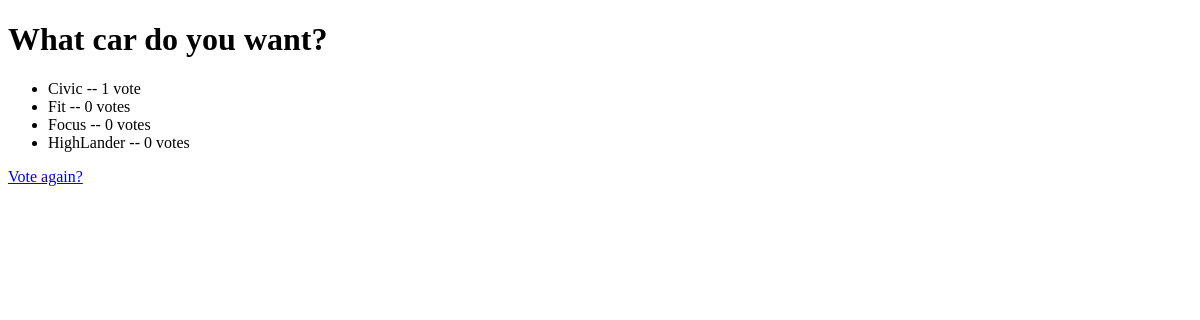
/polls/1/results/, run on an earlier commit of the app's database.
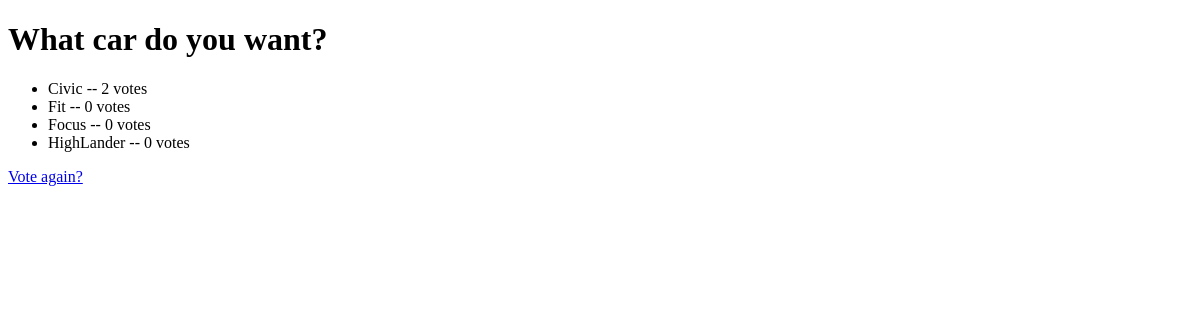
And on a later commit of the database.
### polls/models.py (models this page shows, shortened)
class Choice(models.Model):
    question = models.ForeignKey(Question)
    choice_text = models.CharField(max_length=200)
    votes = models.IntegerField(default=0)

### polls/views.py (the view)
# urls.py: url(r'^(?P<pk>[0-9]+)/results/$', views.ResultsView.as_view(), name='results'),
class ResultsView(generic.DetailView):
    model = Question
    template_name = 'polls/results.html'

### polls/models.py (called while the page is built)
    def __str__(self):
        return self.question_text

### polls/templates/polls/results.html (shortened to what this page needs)
<!DOCTYPE html>
<html lang="en">
<head>
</head>
<body>
    <h1>{{question.question_text}}</h1>
    <ul>
        {% for choice in question.choice_set.all %}
            <li>{{ choice.choice_text }} -- {{ choice.votes }} vote{{ choice.votes|pluralize }}</li>
        {% endfor %}
    </ul>
    <a href="{% url 'polls:detail' question.id %}">Vote again?</a>
</body>
</html>

What changed in the data, as far as the page shows it:
changed Choice "Civic": votes "1" → "2"
